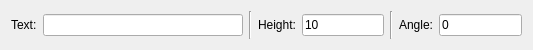
<?xml version="1.0" encoding="UTF-8"?>
<ui version="4.0">
 <class>Text</class>
 <widget class="QWidget" name="Text">
  <property name="geometry">
   <rect>
    <x>0</x>
    <y>0</y>
    <width>533</width>
    <height>50</height>
   </rect>
  </property>
  <layout class="QHBoxLayout">
   <item>
    <widget class="QLabel" name="label">
     <property name="text">
      <string>Text:</string>
     </property>
     <property name="buddy">
      <cstring>Contents</cstring>
     </property>
     <property name="Shortcut" stdset="0">
      <string>,, T</string>
     </property>
    </widget>
   </item>
   <item>
    <widget class="QLineEdit" name="Contents">
     <property name="minimumSize">
      <size>
       <width>200</width>
       <height>0</height>
      </size>
     </property>
     <property name="text">
      <string notr="true"/>
     </property>
    </widget>
   </item>
   <item>
    <widget class="Line" name="line">
     <property name="orientation">
      <enum>Qt::Vertical</enum>
     </property>
    </widget>
   </item>
   <item>
    <widget class="QLabel" name="HeightLabel">
     <property name="text">
      <string>Height:</string>
     </property>
     <property name="buddy">
      <cstring>Height</cstring>
     </property>
     <property name="Shortcut" stdset="0">
      <string>,, H</string>
     </property>
    </widget>
   </item>
   <item>
    <widget class="RMathLineEdit" name="Height">
     <property name="text">
      <string notr="true">10</string>
     </property>
     <property name="angle" stdset="0">
      <bool>false</bool>
     </property>
     <property name="defaultUnit" stdset="0">
      <number>0</number>
     </property>
    </widget>
   </item>
   <item>
    <widget class="Line" name="line_2">
     <property name="orientation">
      <enum>Qt::Vertical</enum>
     </property>
    </widget>
   </item>
   <item>
    <widget class="QLabel" name="AngleLabel">
     <property name="text">
      <string>Angle:</string>
     </property>
     <property name="buddy">
      <cstring>Angle</cstring>
     </property>
     <property name="Shortcut" stdset="0">
      <string>,, A</string>
     </property>
    </widget>
   </item>
   <item>
    <widget class="RMathLineEdit" name="Angle">
     <property name="text">
      <string notr="true">0</string>
     </property>
     <property name="angle" stdset="0">
      <bool>true</bool>
     </property>
     <property name="defaultUnit" stdset="0">
      <number>0</number>
     </property>
    </widget>
   </item>
  </layout>
 </widget>
 <customwidgets>
  <customwidget>
   <class>RMathLineEdit</class>
   <extends>QLineEdit</extends>
   <header>RMathLineEdit.h</header>
  </customwidget>
 </customwidgets>
 <resources/>
 <connections/>
</ui>
